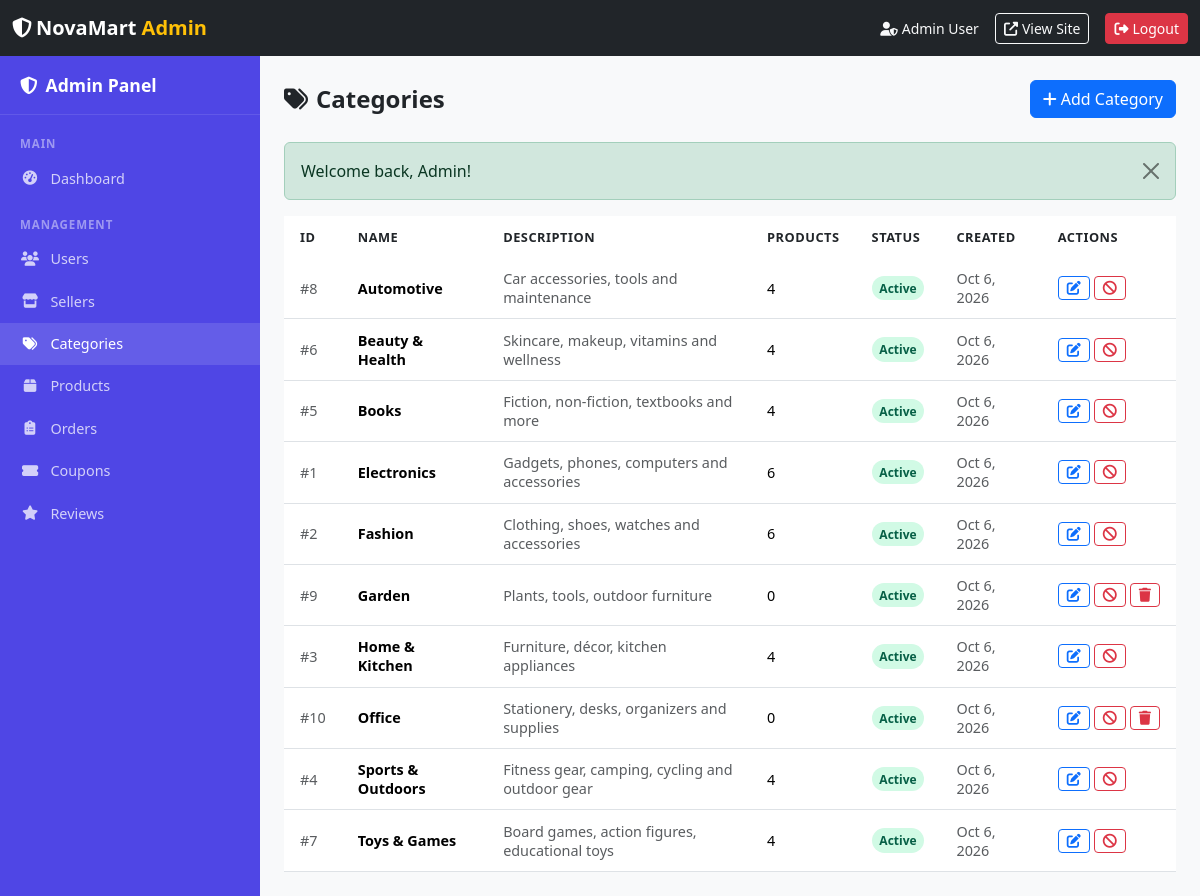
Screenshot of /admin/categories.php (signed in) with the database file from the repository.
### tables this page shows
CREATE TABLE `categories` (
  `id` INT UNSIGNED AUTO_INCREMENT PRIMARY KEY,
  `name` VARCHAR(100) NOT NULL,
  `description` TEXT DEFAULT NULL,
  `image` VARCHAR(255) DEFAULT NULL,
  `status` ENUM('active','inactive') NOT NULL DEFAULT 'active',
  `created_at` DATETIME NOT NULL DEFAULT CURRENT_TIMESTAMP,
  `updated_at` DATETIME NOT NULL DEFAULT CURRENT_TIMESTAMP ON UPDATE CURRENT_TIMESTAMP
);

### includes/functions.php (called while the page is built, shortened)
<?php
function e(string $value): string
{
    return htmlspecialchars($value, ENT_QUOTES | ENT_HTML5, 'UTF-8');
}
function getFlash(): ?array
{
    $flash = $_SESSION['flash'] ?? null;
    return $flash;
}

### admin/categories.php (the view, shortened to what this page needs)
<?php
require_once __DIR__ . '/../config/db.php';
require_once __DIR__ . '/../includes/functions.php';
require_once __DIR__ . '/../includes/admin_navbar.php';
$categories = $pdo->query("
    SELECT c.*, (SELECT COUNT(*) FROM products p WHERE p.category_id=c.id) AS product_count
    FROM categories c
    ORDER BY c.name
")->fetchAll();
?>
<!DOCTYPE html>
<html lang="en">
<head>
  <link href="https://cdn.jsdelivr.net/npm/bootstrap@5.3.3/dist/css/bootstrap.min.css" rel="stylesheet">
  <link href="https://cdnjs.cloudflare.com/ajax/libs/font-awesome/6.5.1/css/all.min.css" rel="stylesheet">
  <link href="<?= APP_URL ?>/assets/css/admin.css" rel="stylesheet">
</head>
<body class="bg-light">
<div class="admin-layout">
  <aside class="admin-sidebar" id="adminSidebar">
    <div class="brand"><i class="fas fa-shield-alt me-2"></i>Admin Panel</div>
    <div class="nav-section">Main</div>
    <a class="nav-link" href="<?= APP_URL ?>/admin/dashboard.php"><i class="fas fa-tachometer-alt"></i> Dashboard</a>
    <div class="nav-section">Management</div>
    <a class="nav-link" href="<?= APP_URL ?>/admin/users.php"><i class="fas fa-users"></i> Users</a>
    <a class="nav-link" href="<?= APP_URL ?>/admin/sellers.php"><i class="fas fa-store"></i> Sellers</a>
    <a class="nav-link active" href="<?= APP_URL ?>/admin/categories.php"><i class="fas fa-tags"></i> Categories</a>
    <a class="nav-link" href="<?= APP_URL ?>/admin/products.php"><i class="fas fa-box"></i> Products</a>
    <a class="nav-link" href="<?= APP_URL ?>/admin/orders.php"><i class="fas fa-clipboard-list"></i> Orders</a>
    <a class="nav-link" href="<?= APP_URL ?>/admin/coupons.php"><i class="fas fa-ticket-alt"></i> Coupons</a>
    <a class="nav-link" href="<?= APP_URL ?>/admin/reviews.php"><i class="fas fa-star"></i> Reviews</a>
  </aside>
  <div class="admin-main">
    <div class="d-flex align-items-center justify-content-between mb-4">
      <h4 class="fw-bold mb-0"><i class="fas fa-tags me-2"></i>Categories</h4>
      <button class="btn btn-primary" data-bs-toggle="modal" data-bs-target="#addModal">
        <i class="fas fa-plus me-1"></i>Add Category
      </button>
    </div>
    <?php $flash = getFlash(); if ($flash): ?>
      <div class="alert alert-<?= e($flash['type']) ?> alert-dismissible fade show" role="alert">
        <?= e($flash['message']) ?>
        <button type="button" class="btn-close" data-bs-dismiss="alert"></button>
      </div>
    <?php endif; ?>
    <div class="admin-table">
      <div class="table-responsive">
        <table class="table table-hover">
          <thead>
            <tr>
              <th>ID</th>
              <th>Name</th>
              <th>Description</th>
              <th>Products</th>
              <th>Status</th>
              <th>Created</th>
              <th>Actions</th>
            </tr>
          </thead>
          <tbody>
            <?php foreach ($categories as $cat):
              $statusClass = $cat['status'] === 'active' ? 'badge-active' : 'badge-inactive';
            ?>
              <tr>
                <td class="text-muted small">#<?= (int)$cat['id'] ?></td>
                <td class="fw-semibold"><?= e($cat['name']) ?></td>
                <td class="small text-muted"><?= e(mb_substr($cat['description'], 0, 60)) ?></td>
                <td><?= (int)$cat['product_count'] ?></td>
                <td><span class="badge-status <?= $statusClass ?>"><?= e(ucfirst($cat['status'])) ?></span></td>
                <td class="small text-muted"><?= date('M j, Y', strtotime($cat['created_at'])) ?></td>
                <td>
                  <div class="d-flex gap-1">
                    <button type="button" class="btn btn-sm btn-outline-primary" data-bs-toggle="modal" data-bs-target="#editModal"
                            data-id="<?= $cat['id'] ?>" data-name="<?= e($cat['name']) ?>" data-desc="<?= e($cat['description']) ?>">
                      <i class="fas fa-edit"></i>
                    </button>
                    <button type="button" class="btn btn-sm btn-outline-<?= $cat['status']==='active'?'danger':'success' ?>"
                            data-bs-toggle="modal" data-bs-target="#toggleModal"
                            data-id="<?= $cat['id'] ?>" data-name="<?= e($cat['name']) ?>" data-status="<?= e($cat['status']) ?>">
                      <i class="fas fa-<?= $cat['status']==='active'?'ban':'check' ?>"></i>
                    </button>
                    <?php if ((int)$cat['product_count'] === 0): ?>
                      <button type="button" class="btn btn-sm btn-outline-danger" data-bs-toggle="modal" data-bs-target="#deleteModal"
                              data-id="<?= $cat['id'] ?>" data-name="<?= e($cat['name']) ?>">
                        <i class="fas fa-trash"></i>
                      </button>
                    <?php endif; ?>
                  </div>
                </td>
              </tr>
            <?php endforeach; ?>
          </tbody>
        </table>
      </div>
    </div>
  </div>
</div>
</body>
</html>

### assets/css/admin.css (style rules this page uses)
:root { --admin-sidebar-w: 260px; --admin-bg: #F1F5F9; --admin-card: #fff; --admin-primary: #4F46E5; --admin-success: #10B981; --admin-warning: #F59E0B; --admin-danger: #EF4444; --admin-info: #3B82F6; }
body { background: var(--admin-bg); }
.admin-layout { display: flex; min-height: 100vh; }
.admin-sidebar { width: var(--admin-sidebar-w); background: var(--admin-primary); color: #fff; flex-shrink: 0; position: fixed; top: 56px; left: 0; bottom: 0; overflow-y: auto; z-index: 100; transition: transform .3s; }
.admin-sidebar .nav-link { color: rgba(255,255,255,.75); padding: .65rem 1.25rem; border-radius: 0; font-size: .9rem; display: flex; align-items: center; gap: .65rem; transition: background .15s, color .15s; }
.admin-sidebar .nav-link:hover, .admin-sidebar .nav-link.active { background: rgba(255,255,255,.12); color: #fff; }
.admin-sidebar .nav-link i { width: 20px; text-align: center; }
.admin-sidebar .nav-section { font-size: .72rem; text-transform: uppercase; letter-spacing: .08em; color: rgba(255,255,255,.45); padding: 1rem 1.25rem .3rem; font-weight: 700; }
.admin-sidebar .brand { padding: 1rem 1.25rem; font-weight: 700; font-size: 1.1rem; border-bottom: 1px solid rgba(255,255,255,.1); margin-bottom: .25rem; }
.admin-main { flex: 1; margin-left: var(--admin-sidebar-w); padding: 1.5rem; }
.admin-table { background: var(--admin-card); border-radius: var(--radius-md); box-shadow: var(--shadow-sm); overflow: hidden; }
.admin-table .table { margin-bottom: 0; }
.admin-table thead { background: var(--gray-100); }
.admin-table th { font-size: .8rem; text-transform: uppercase; letter-spacing: .04em; color: var(--gray-600); font-weight: 600; border-bottom: 2px solid var(--gray-200); padding: .75rem 1rem; }
.admin-table td { padding: .7rem 1rem; vertical-align: middle; font-size: .9rem; }
.badge-status { padding: .3em .65em; border-radius: 20px; font-size: .75rem; font-weight: 600; }
.badge-active { background: #D1FAE5; color: #065F46; }

### rows the page displays
categories: id "8", name "Automotive", description "Car accessories, tools and maintenance", product_count "4", status "Active", created_at "Oct 6, 2026"
categories: id "6", name "Beauty & Health", description "Skincare, makeup, vitamins and wellness", product_count "4", status "Active", created_at "Oct 6, 2026"
categories: id "5", name "Books", description "Fiction, non-fiction, textbooks and more", product_count "4", status "Active", created_at "Oct 6, 2026"
categories: id "1", name "Electronics", description "Gadgets, phones, computers and accessories", product_count "6", status "Active", created_at "Oct 6, 2026"
categories: id "2", name "Fashion", description "Clothing, shoes, watches and accessories", product_count "6", status "Active", created_at "Oct 6, 2026"
categories: id "9", name "Garden", description "Plants, tools, outdoor furniture", product_count "0", status "Active", created_at "Oct 6, 2026"
categories: id "3", name "Home & Kitchen", description "Furniture, décor, kitchen appliances", product_count "4", status "Active", created_at "Oct 6, 2026"
categories: id "10", name "Office", description "Stationery, desks, organizers and supplies", product_count "0", status "Active", created_at "Oct 6, 2026"
categories: id "4", name "Sports & Outdoors", description "Fitness gear, camping, cycling and outdoor gear", product_count "4", status "Active", created_at "Oct 6, 2026"
categories: id "7", name "Toys & Games", description "Board games, action figures, educational toys", product_count "4", status "Active", created_at "Oct 6, 2026"

### other values shown
APP_NAME "NovaMart"
$_SESSION['user']['name'] "Admin User"
$flash['message'] "Welcome back, Admin!"
